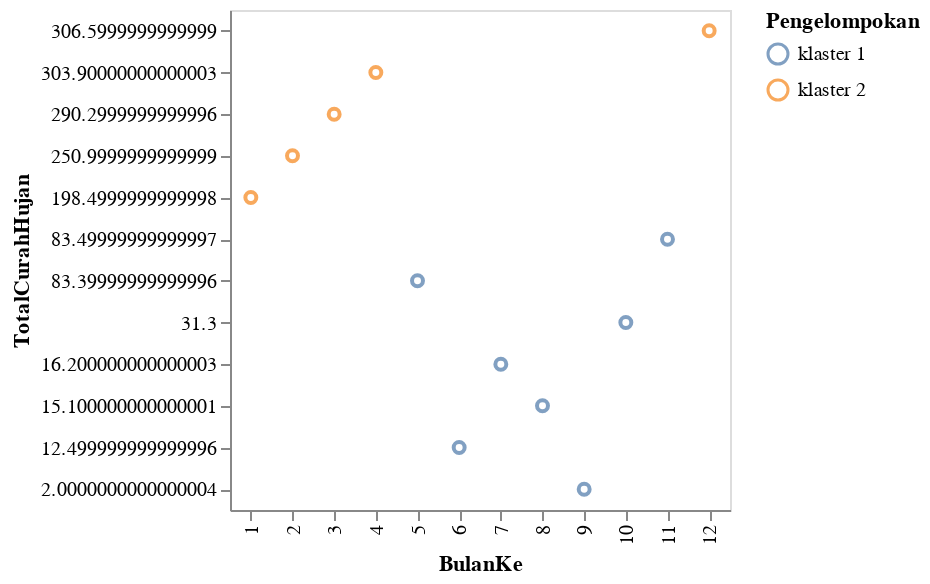

The cell this chart's notebook holds for it:
### Code cell
hasil |>
@vlplot(
    :point,
    x=:BulanKe,
    y={:TotalCurahHujan,sort="descending"},
    color=:Pengelompokan,
    width=250,
    height=250
)

### Figure 1 — Vega-Lite specification as saved in the notebook (floating-point values rounded to 4 significant figures)
{"data": {"values": [{"Bulan": "Januari", "BulanKe": 1, "Pengelompokan": "klaster 2", "TotalCurahHujan": 198.5}, {"Bulan": "Februari", "BulanKe": 2, "Pengelompokan": "klaster 2", "TotalCurahHujan": 251.0}, {"Bulan": "Maret", "BulanKe": 3, "Pengelompokan": "klaster 2", "TotalCurahHujan": 290.3}, {"Bulan": "April", "BulanKe": 4, "Pengelompokan": "klaster 2", "TotalCurahHujan": 303.9}, {"Bulan": "Mei", "BulanKe": 5, "Pengelompokan": "klaster 1", "TotalCurahHujan": 83.4}, {"Bulan": "Juni", "BulanKe": 6, "Pengelompokan": "klaster 1", "TotalCurahHujan": 12.5}, {"Bulan": "Juli", "BulanKe": 7, "Pengelompokan": "klaster 1", "TotalCurahHujan": 16.2}, {"Bulan": "Agustus", "BulanKe": 8, "Pengelompokan": "klaster 1", "TotalCurahHujan": 15.1}, {"Bulan": "September", "BulanKe": 9, "Pengelompokan": "klaster 1", "TotalCurahHujan": 2.0}, {"Bulan": "Oktober", "BulanKe": 10, "Pengelompokan": "klaster 1", "TotalCurahHujan": 31.3}, {"Bulan": "November", "BulanKe": 11, "Pengelompokan": "klaster 1", "TotalCurahHujan": 83.5}, {"Bulan": "Desember", "BulanKe": 12, "Pengelompokan": "klaster 2", "TotalCurahHujan": 306.6}]}, "encoding": {"color": {"field": "Pengelompokan"}, "x": {"field": "BulanKe"}, "y": {"field": "TotalCurahHujan", "sort": "descending"}}, "height": 250, "mark": "point", "width": 250}
